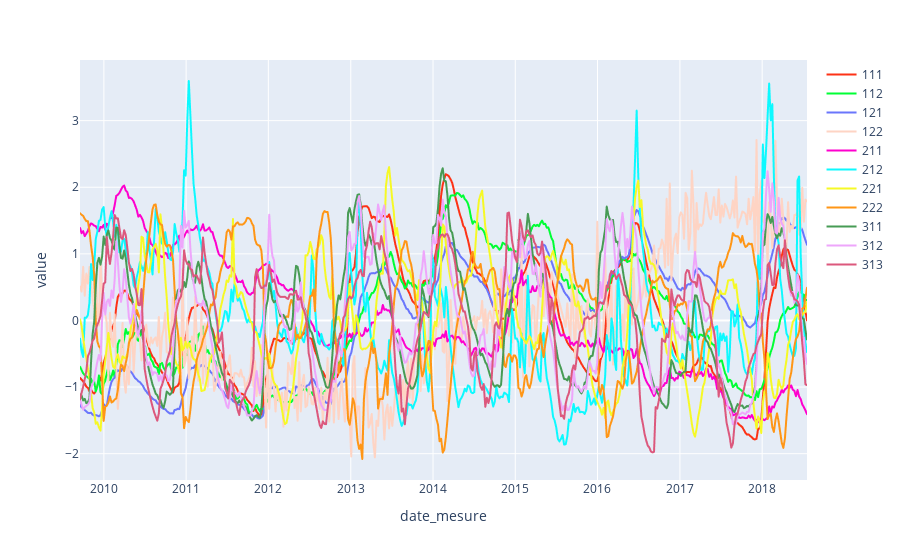

Source (notebook cell):
### Code cell
st_cluster_level = 3

dict_cluster_levels = {1: "FRANCE_lvl_1",
                    2: "FRANCE_lvl_2",
                    3: "FRANCE_lvl_3",
                    4: "FRANCE_lvl_4"}

cluster_level = dict_cluster_levels[st_cluster_level]


def f_chroniques(cluster_level) :
    # Liste des clusters
    requete = f"""
                SELECT DISTINCT {cluster_level}
                FROM cluster_list
                """
    clusters = [item[0] for item in f_requete_sql(requete)]

    # Liste des chroniques pour 1er cluster
    requete = f"""
            SELECT code_bss
            FROM cluster_list
            WHERE {cluster_level} = {clusters[0]}
            """
    list_chroniques = [item[0] for item in f_requete_sql(requete)]

    custom_date_parser = lambda x: datetime.strptime(x, "%Y-%m-%d")
    chroniques = pd.read_csv(f"./Clustering/data/FRANCE.csv", sep = ";", parse_dates=True, index_col="date_mesure", date_parser=custom_date_parser)

    df_clusters = pd.DataFrame()
    df_clusters[clusters[0]] = chroniques[list_chroniques].mean(axis=1)

    for index, cluster in enumerate(clusters) :
        if index > 0 :
            requete = f"""
            SELECT code_bss
            FROM cluster_list
            WHERE {cluster_level} = {cluster}
                """
            list_chroniques = [item[0] for item in f_requete_sql(requete)]

            custom_date_parser = lambda x: datetime.strptime(x, "%Y-%m-%d")
            chroniques = pd.read_csv(f"./Clustering/data/FRANCE.csv", sep = ";", parse_dates=True, index_col="date_mesure", date_parser=custom_date_parser)

            df_clusters[cluster] = chroniques[list_chroniques].mean(axis=1)
    
    figure = px.line(df_clusters, color_discrete_sequence = px.colors.qualitative.Light24)
    figure.update_layout(legend_title="")
    return figure

f_chroniques(cluster_level)

### Figure 1 — Plotly figure (JSON) as saved in the notebook; plotly's stock layout.template omitted (floating-point values rounded to 4 significant figures; data arrays with more than 128 entries replaced by an {"elided": "..."} marker saying what was removed)
{"data": [{"hovertemplate": "variable=111<br>date_mesure=%{x}<br>value=%{y}<extra></extra>", "legendgroup": "111", "line": {"color": "#FD3216", "dash": "solid"}, "marker": {"symbol": "circle"}, "mode": "lines", "name": "111", "showlegend": true, "type": "scattergl", "x": {"elided": "462 str values"}, "xaxis": "x", "y": {"elided": "462 float values"}, "yaxis": "y"}, {"hovertemplate": "variable=112<br>date_mesure=%{x}<br>value=%{y}<extra></extra>", "legendgroup": "112", "line": {"color": "#00FE35", "dash": "solid"}, "marker": {"symbol": "circle"}, "mode": "lines", "name": "112", "showlegend": true, "type": "scattergl", "x": {"elided": "462 str values"}, "xaxis": "x", "y": {"elided": "462 float values"}, "yaxis": "y"}, {"hovertemplate": "variable=121<br>date_mesure=%{x}<br>value=%{y}<extra></extra>", "legendgroup": "121", "line": {"color": "#6A76FC", "dash": "solid"}, "marker": {"symbol": "circle"}, "mode": "lines", "name": "121", "showlegend": true, "type": "scattergl", "x": {"elided": "462 str values"}, "xaxis": "x", "y": {"elided": "462 float values"}, "yaxis": "y"}, {"hovertemplate": "variable=122<br>date_mesure=%{x}<br>value=%{y}<extra></extra>", "legendgroup": "122", "line": {"color": "#FED4C4", "dash": "solid"}, "marker": {"symbol": "circle"}, "mode": "lines", "name": "122", "showlegend": true, "type": "scattergl", "x": {"elided": "462 str values"}, "xaxis": "x", "y": {"elided": "462 float values"}, "yaxis": "y"}, {"hovertemplate": "variable=211<br>date_mesure=%{x}<br>value=%{y}<extra></extra>", "legendgroup": "211", "line": {"color": "#FE00CE", "dash": "solid"}, "marker": {"symbol": "circle"}, "mode": "lines", "name": "211", "showlegend": true, "type": "scattergl", "x": {"elided": "462 str values"}, "xaxis": "x", "y": {"elided": "462 float values"}, "yaxis": "y"}, {"hovertemplate": "variable=212<br>date_mesure=%{x}<br>value=%{y}<extra></extra>", "legendgroup": "212", "line": {"color": "#0DF9FF", "dash": "solid"}, "marker": {"symbol": "circle"}, "mode": "lines", "name": "212", "showlegend": true, "type": "scattergl", "x": {"elided": "462 str values"}, "xaxis": "x", "y": {"elided": "462 float values"}, "yaxis": "y"}, {"hovertemplate": "variable=221<br>date_mesure=%{x}<br>value=%{y}<extra></extra>", "legendgroup": "221", "line": {"color": "#F6F926", "dash": "solid"}, "marker": {"symbol": "circle"}, "mode": "lines", "name": "221", "showlegend": true, "type": "scattergl", "x": {"elided": "462 str values"}, "xaxis": "x", "y": {"elided": "462 float values"}, "yaxis": "y"}, {"hovertemplate": "variable=222<br>date_mesure=%{x}<br>value=%{y}<extra></extra>", "legendgroup": "222", "line": {"color": "#FF9616", "dash": "solid"}, "marker": {"symbol": "circle"}, "mode": "lines", "name": "222", "showlegend": true, "type": "scattergl", "x": {"elided": "462 str values"}, "xaxis": "x", "y": {"elided": "462 float values"}, "yaxis": "y"}, {"hovertemplate": "variable=311<br>date_mesure=%{x}<br>value=%{y}<extra></extra>", "legendgroup": "311", "line": {"color": "#479B55", "dash": "solid"}, "marker": {"symbol": "circle"}, "mode": "lines", "name": "311", "showlegend": true, "type": "scattergl", "x": {"elided": "462 str values"}, "xaxis": "x", "y": {"elided": "462 float values"}, "yaxis": "y"}, {"hovertemplate": "variable=312<br>date_mesure=%{x}<br>value=%{y}<extra></extra>", "legendgroup": "312", "line": {"color": "#EEA6FB", "dash": "solid"}, "marker": {"symbol": "circle"}, "mode": "lines", "name": "312", "showlegend": true, "type": "scattergl", "x": {"elided": "462 str values"}, "xaxis": "x", "y": {"elided": "462 float values"}, "yaxis": "y"}, {"hovertemplate": "variable=313<br>date_mesure=%{x}<br>value=%{y}<extra></extra>", "legendgroup": "313", "line": {"color": "#DC587D", "dash": "solid"}, "marker": {"symbol": "circle"}, "mode": "lines", "name": "313", "showlegend": true, "type": "scattergl", "x": {"elided": "462 str values"}, "xaxis": "x", "y": {"elided": "462 float values"}, "yaxis": "y"}], "layout": {"legend": {"title": {"text": ""}, "tracegroupgap": 0}, "margin": {"t": 60}, "xaxis": {"anchor": "y", "domain": [0, 1], "title": {"text": "date_mesure"}}, "yaxis": {"anchor": "x", "domain": [0, 1], "title": {"text": "value"}}}}
